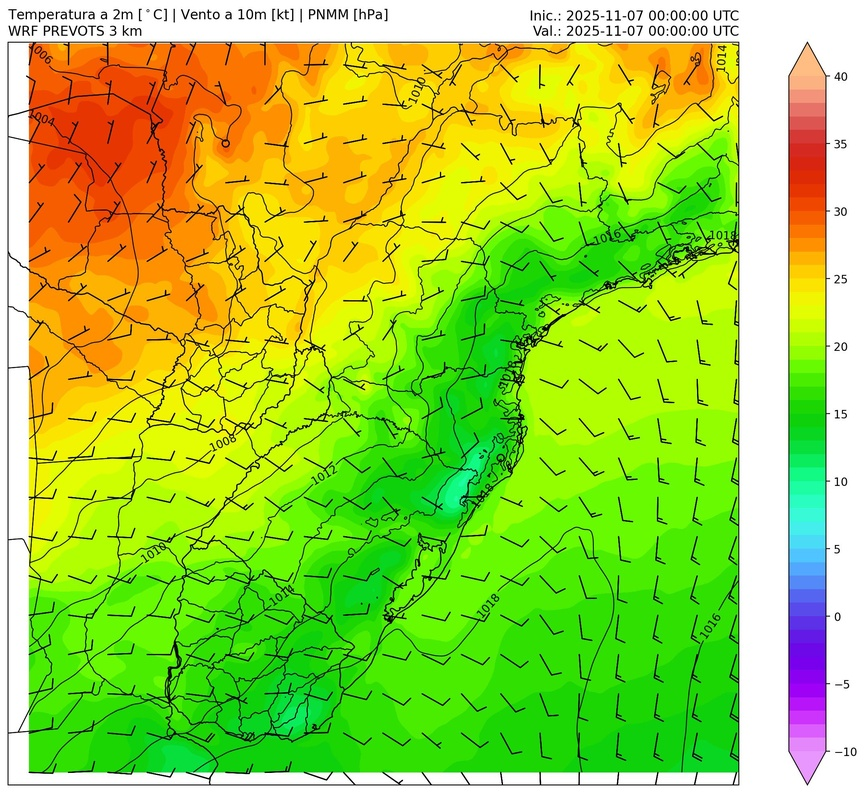
#> input picture T2m_new.jpg, 865 x 793 px, shrunk from 2153 x 1973 before the run
$ python test_bbox_3.py
#> lines starting #> are read from the running program, lines starting #| are printed output that depends on the picture
from PIL import Image

def find_left_margin(img_path):
#> called with img_path = 'T2m_new.jpg'
    img = Image.open(img_path).convert('L')
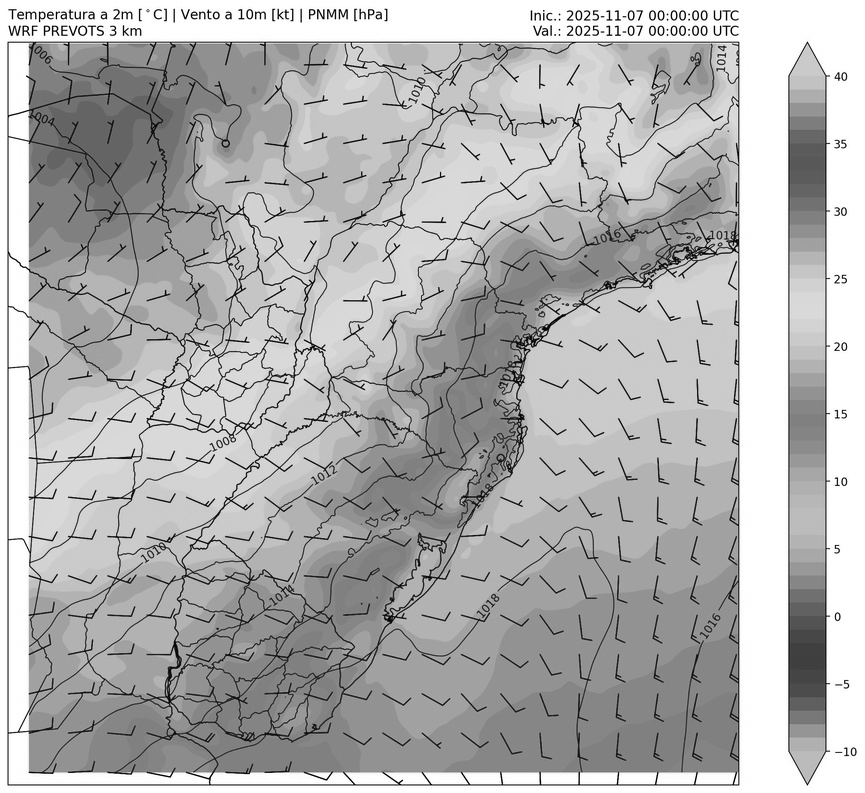
#> img: PIL image 865x793 L; min 0, max 255, mean 177.5
    data = img.load()
    w, h = img.size
#> w = 865; h = 793
    # Scan horizontally across the middle to find the first non-white pixel
    for x in range(w):
        if data[x, h//2] < 250:
            return x
    return -1

def find_top_margin(img_path):
#> called with img_path = 'T2m_new.jpg'
    img = Image.open(img_path).convert('L')
    data = img.load()
    w, h = img.size
#> w = 865; h = 793
    for y in range(h):
        if data[w//2, y] < 250:
            return y
#> call 2 of find_left_margin, with img_path = 'mdbz_parana_new.jpg'
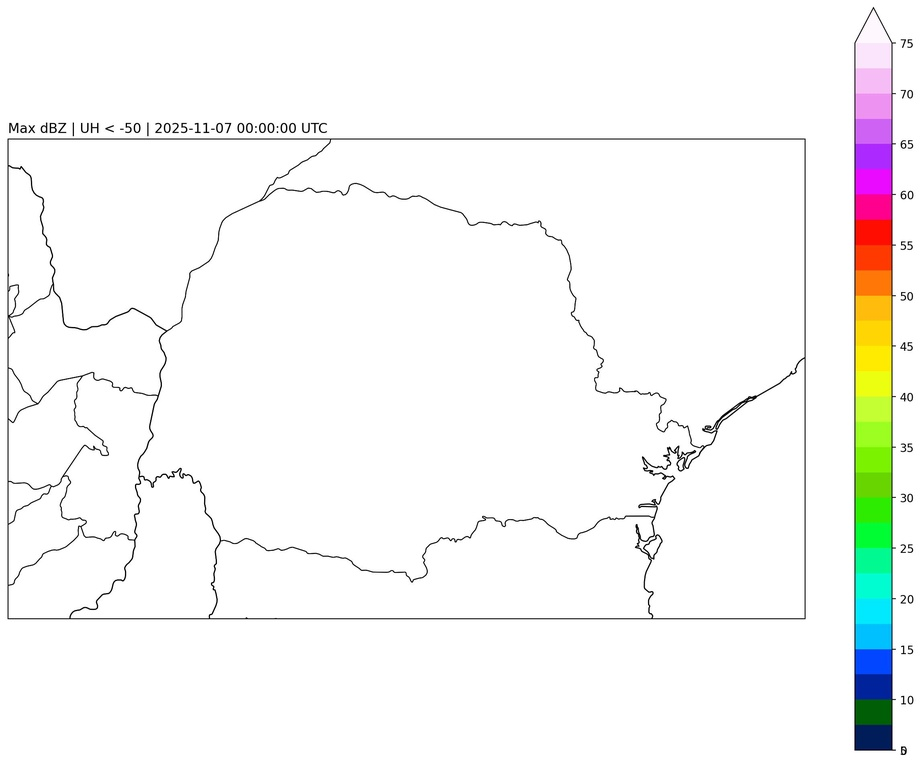
#> input picture mdbz_parana_new.jpg, 922 x 765 px, shrunk from 2295 x 1904 before the run
#> in find_left_margin (call 2), `img = Image.open(img_path).convert('L')`:
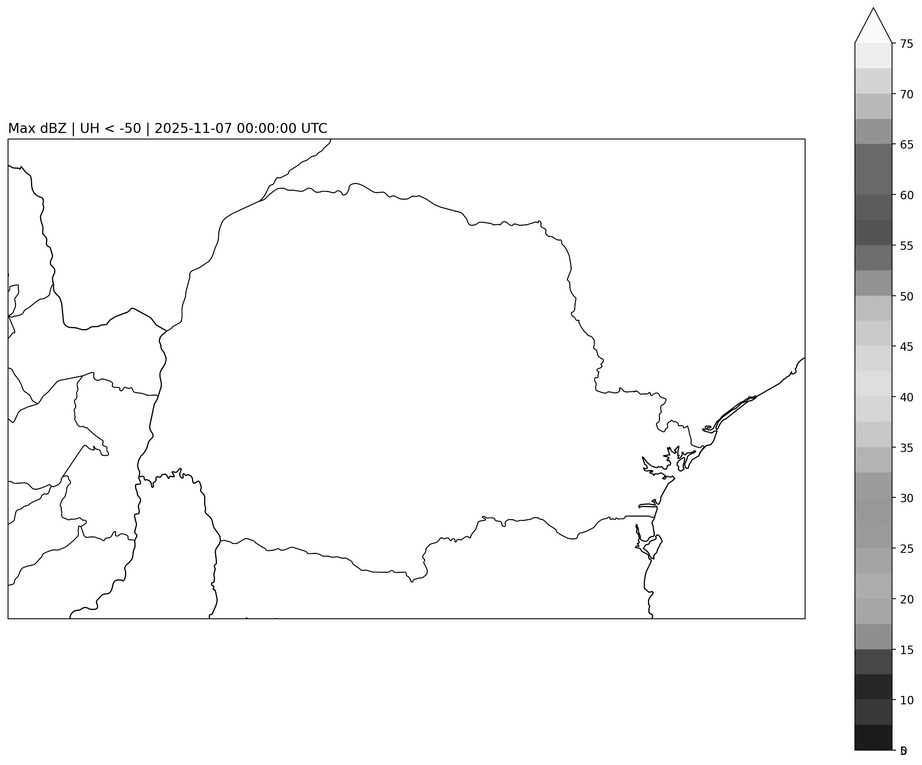
#> img: PIL image 922x765 L; min 0, max 255, mean 247.2
    return -1

print("T2m_new:", find_left_margin('T2m_new.jpg'), find_top_margin('T2m_new.jpg'))
print("mdbz_parana:", find_left_margin('mdbz_parana_new.jpg'), find_top_margin('mdbz_parana_new.jpg'))
